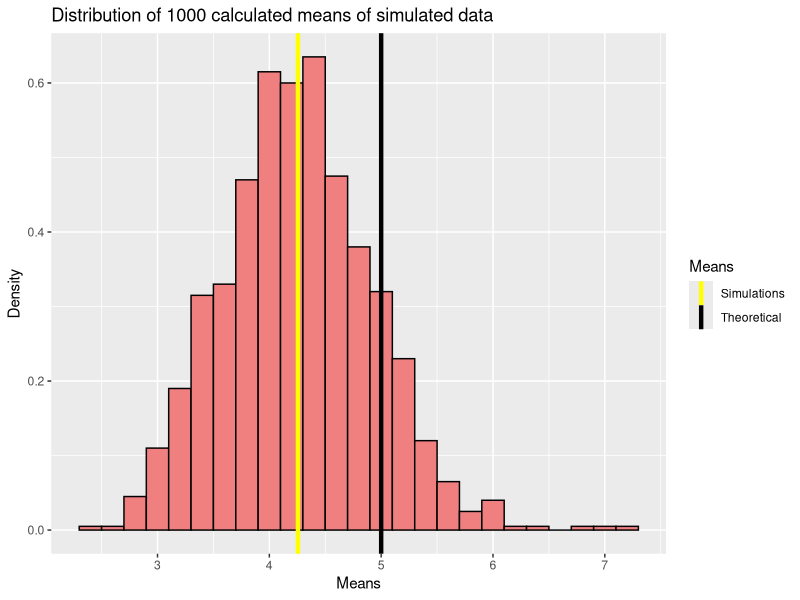
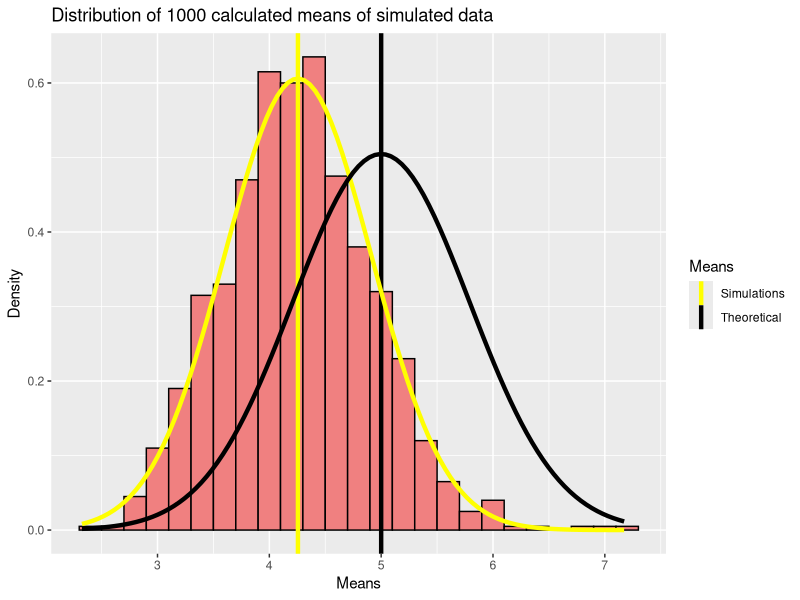
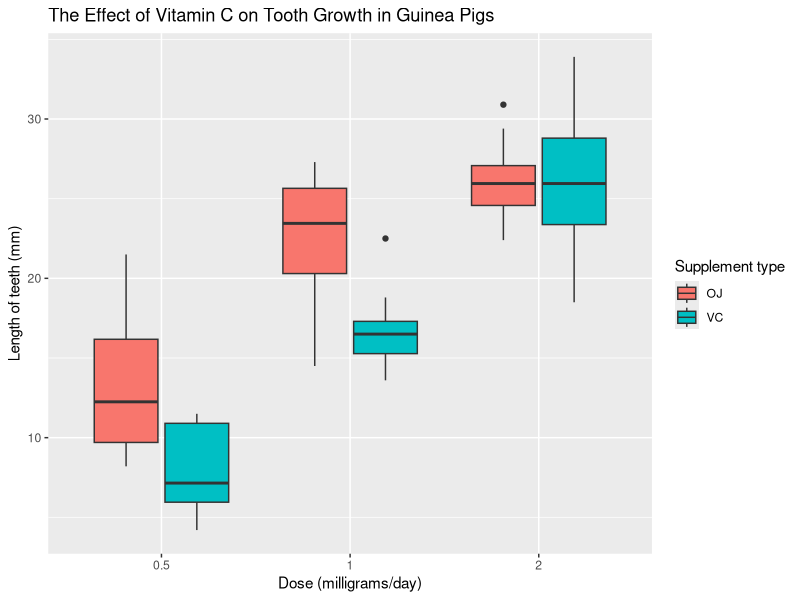

Recreate these plots in R, in order.
## ---- chunk 1
knitr::opts_chunk$set(echo = TRUE, warning=FALSE, message=FALSE)
## ---- chunk 2
#Loading necessary packages
library(datasets)
library(ggplot2)
library(knitr)
library(dplyr)
## ---- chunk 3
#Defining variables & defaults of mean, sd and variance
lambda<-0.2
n<-40
teoreticMean<-1/0.2
teoreticSd<-teoreticMean/sqrt(n)
teoreticVar<-teoreticSd^2
#Creating the random exponential distribution of 40 values
originalData<-rexp(n, lambda)
#Simulation properties & execution (based on the originalData)
simNum<-1000
#each row consists one simulation values
resamples<-matrix(sample(originalData,n*simNum,replace = T),simNum,n) 
#Extracting mean from each simulation
means<-apply(resamples,1,mean)
## ---- chunk 4
#Creating the histogram using ggplot
meansDf<-as.data.frame(means)
histm<-ggplot(meansDf, aes(x=means, color=means))
histm<-histm+geom_histogram(binwidth = lambda,fill="lightcoral",color="black", 
                            aes(y=..density..))
histm<-histm+labs(title="Distribution of 1000 calculated means of simulated data",
                  x="Means", y="Density")
histm<-histm+geom_vline(aes(xintercept = mean(meansDf$means), 
                            color="Simulations"), size=1.5) + 
  geom_vline(aes(xintercept = teoreticMean,color="Theoretical"), 
             size=1.5)+
  scale_color_manual(name = "Means", values = c(Simulations = "yellow", 
                                                Theoretical = "black"))
histm
## ---- chunk 5
#Adding distributions to the previous graph.
histm<-histm+stat_function(fun=dnorm, 
                           args=list(mean=mean(meansDf$means),
                                     sd=sd(meansDf$means)),color = "yellow", 
                          size = 1.5)
histm<-histm+stat_function(fun=dnorm,
                           args=list(mean=teoreticMean, sd=teoreticSd),
                           color = "black", size = 1.5)
histm
## ---- chunk 6
#Loading ToothGrowth dataset and its summary
str(ToothGrowth)
kable(summary(ToothGrowth), align = 'c')
suppGrouped <- group_by(ToothGrowth, supp)
summary <- summarise(suppGrouped, count= n(), 
                     "Mean"=mean(len), 
                     "Median"=median(len), 
                     "Standard deviation" = sd(len))
summData <- as.data.frame(summary)
kable (summData,digits = 3,align = 'c')
## ---- chunk 7
g<-ggplot(ToothGrowth,aes(x=as.factor(dose),y=len, fill=supp))
g<-g+geom_boxplot()
g<-g+labs(title="The Effect of Vitamin C on Tooth Growth in Guinea Pigs", 
          x="Dose (milligrams/day)", y="Length of teeth (mm)")
g$labels$fill <- "Supplement type"
g
## ---- chunk 8
# subsets of each dose type
dose0.5v1<-filter(ToothGrowth,dose<2)
dose0.5v2<-filter(ToothGrowth,dose!=1)
dose1v2<-filter(ToothGrowth,dose>0.5)
# t-tests between all dose types
t.test(len~dose, dose0.5v1)
t.test(len~dose, dose0.5v2)
t.test(len~dose, dose1v2)

## ---- chunk 9
t.test(len~supp, ToothGrowth)
